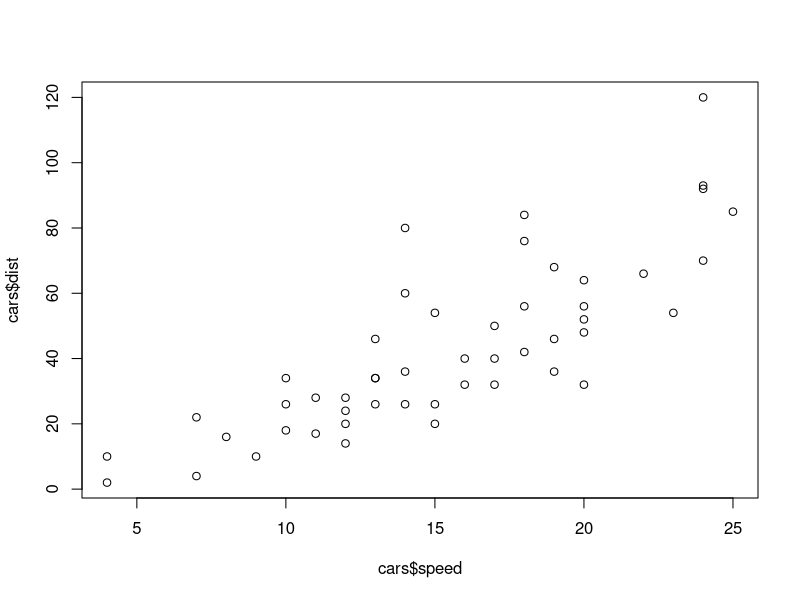
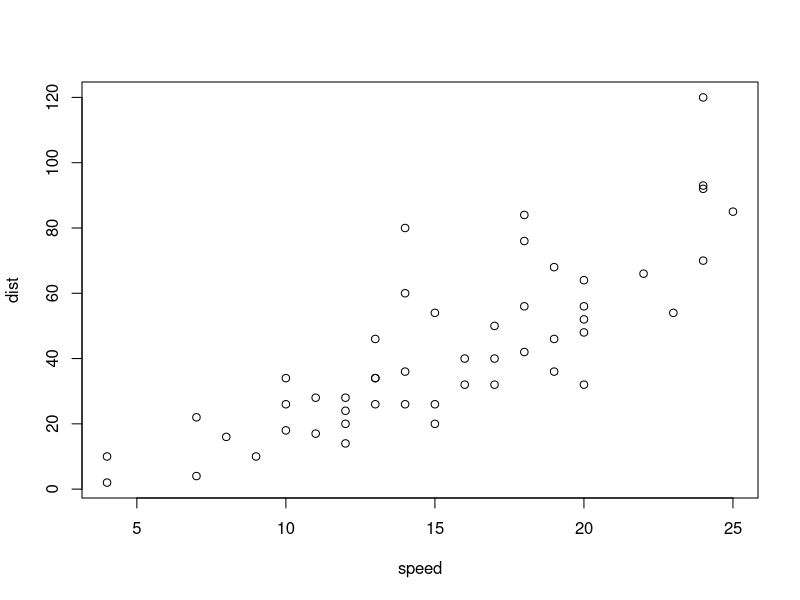
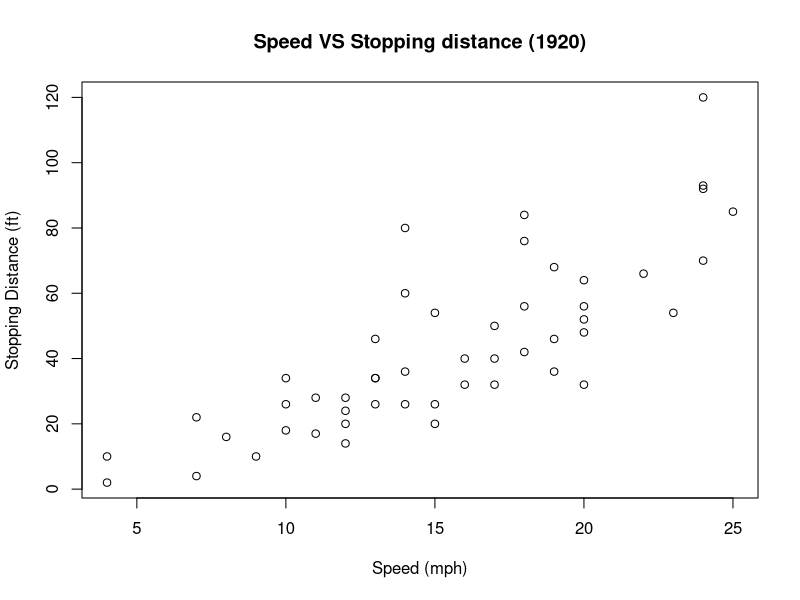
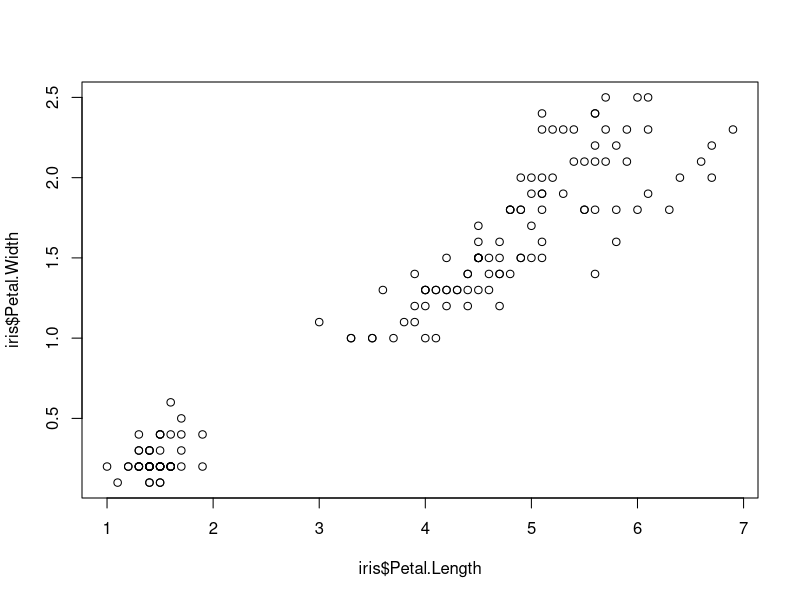
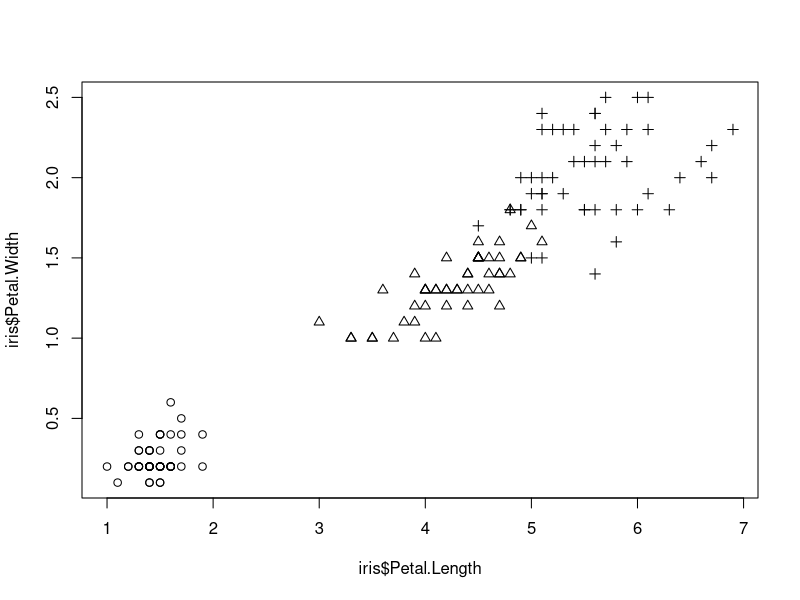
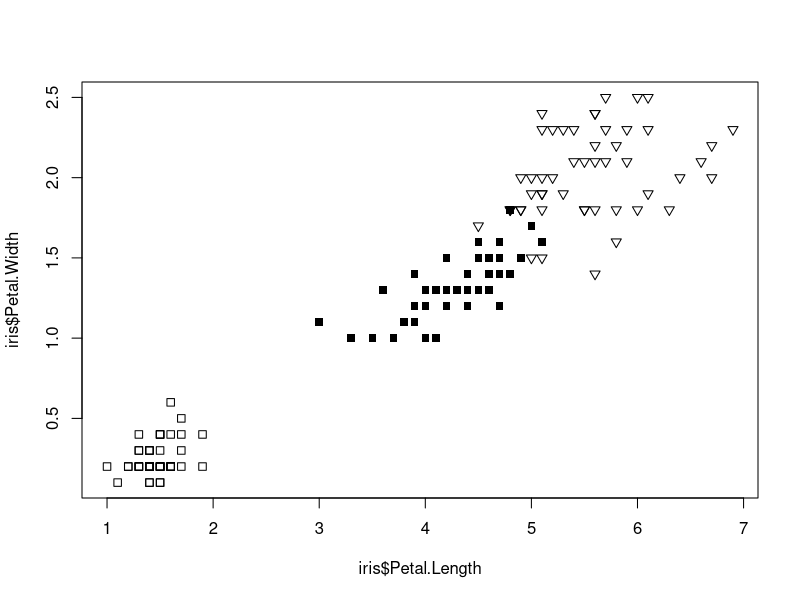
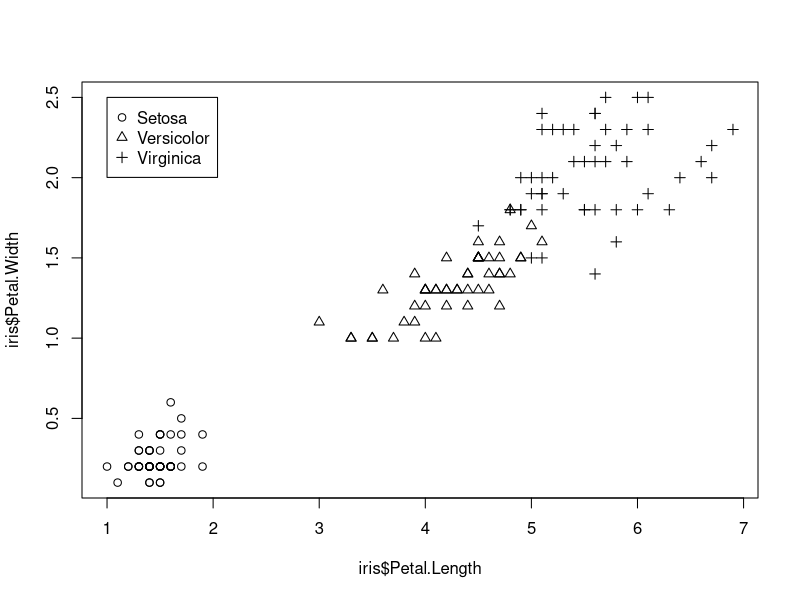
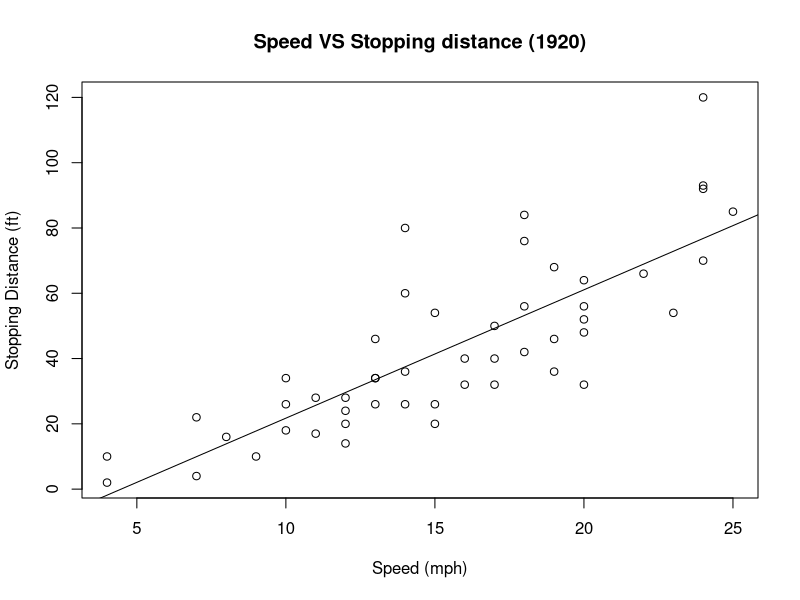

R code for these plots, in order:
## ---- chunk 1
plot(cars$speed, cars$dist)
## ---- chunk 2
plot(cars)
## ---- chunk 3
plot(cars,
     main = "Speed VS Stopping distance (1920)",
     xlab = "Speed (mph)",
     ylab = "Stopping Distance (ft)")
## ---- chunk 4
plot(iris$Petal.Length, iris$Petal.Width)
## ---- chunk 5
plot(iris$Petal.Length, iris$Petal.Width,
     pch = as.integer(iris$Species)) #Besides pch, you may use col
## ---- chunk 6
symbol <- c(0,15,25)
pointVec <- symbol[as.integer(iris$Species)]

plot(iris$Petal.Length, iris$Petal.Width,
     pch = pointVec)
## ---- chunk 7
plot(iris$Petal.Length, iris$Petal.Width,
     pch = as.integer(iris$Species))
legend(1, 2.5, #Coordinates of the legend box
       c("Setosa", "Versicolor", "Virginica"), #labels
       pch = 1:3) #must be consistent with the argument in plot()
## ---- chunk 8
m <- lm(data = cars, dist ~ 1 + speed)
plot(cars, main = "Speed VS Stopping distance (1920)", 
     xlab = "Speed (mph)", 
     ylab = "Stopping Distance (ft)")
abline(m)
## ---- chunk 9
set.seed(2020) #set seed to ensure each draw yields the same numbers
samp <- rt(1000,25) #draw 1000 obs from t distribution with df=25 
hist(samp)
## ---- chunk 10
hist(samp, 50, 
     xlab = "samp", main = "Histogram of samp")
## ---- chunk 11
hist(samp, 50, 
     xlab = "samp", main = "Histogram of samp",
     prob = T)
lines(density(samp)) #density() computes kernel density
## ---- chunk 12
library(RColorBrewer)
## ---- chunk 13
display.brewer.all()
## ---- chunk 14
display.brewer.pal(n = 8, name = 'Pastel2')
## ---- chunk 15
brewer.pal(n = 8, name = 'Pastel2')
## ---- chunk 16
themecol <- brewer.pal(n = 8, name = 'Pastel2')
themecol[1:2]
